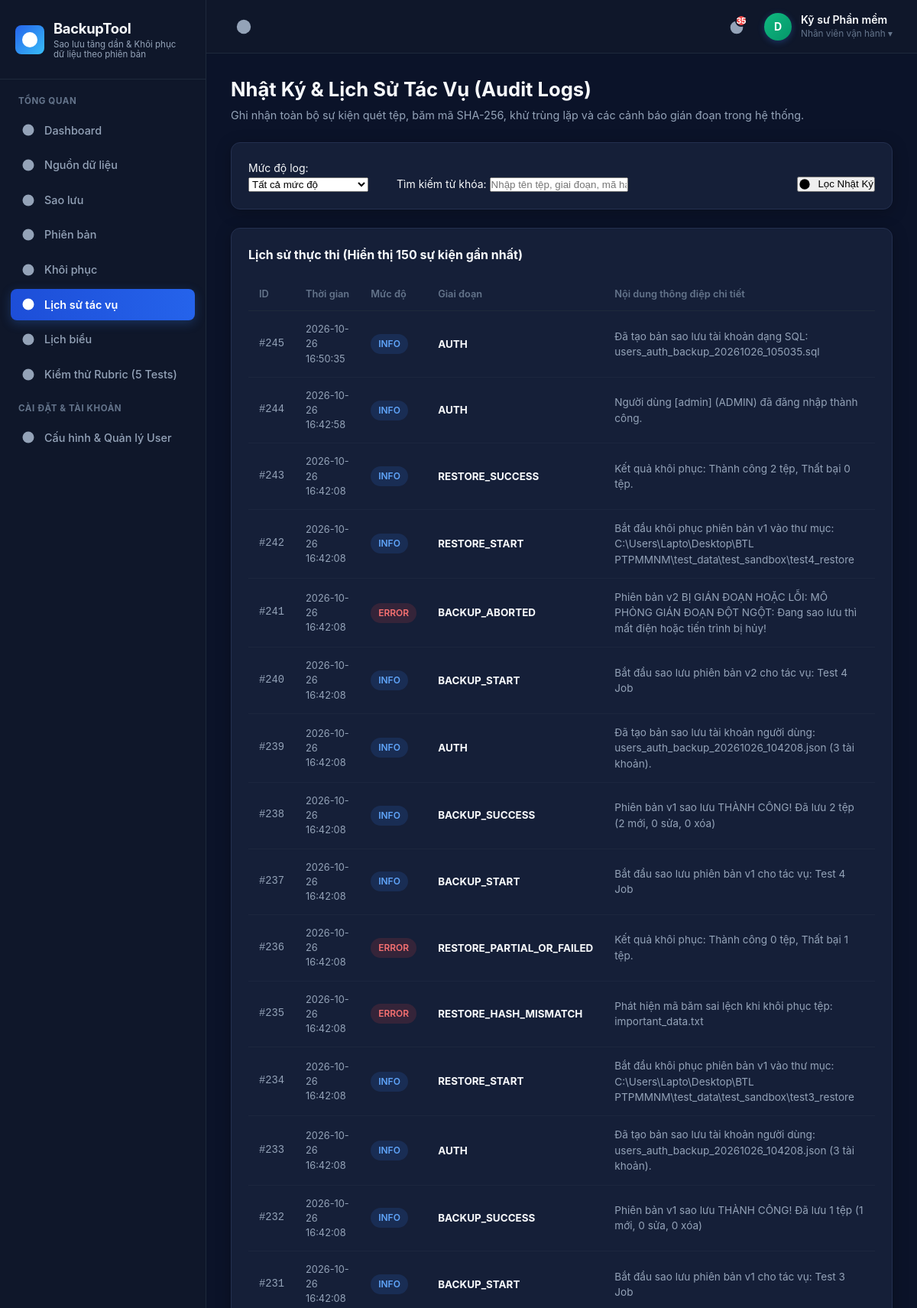
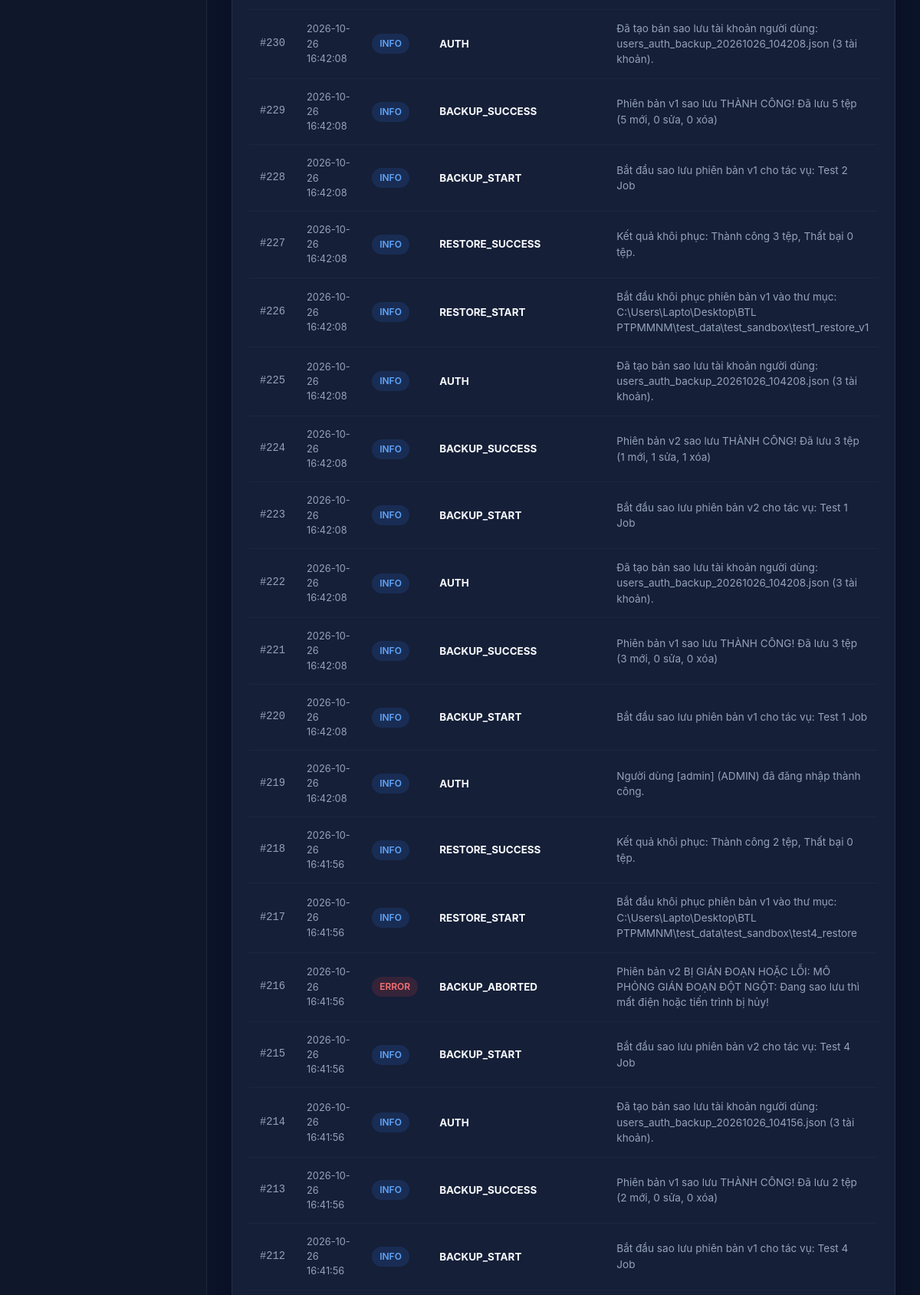
Page /logs.php (signed in, upper part) on the committed database (2 pictures, top to bottom).
### tables this page shows
CREATE TABLE IF NOT EXISTS `users` (
    `id` INT AUTO_INCREMENT PRIMARY KEY,
    `username` VARCHAR(50) NOT NULL UNIQUE,
    `email` VARCHAR(150) NOT NULL UNIQUE,
    `password_hash` VARCHAR(255) NOT NULL,
    `full_name` VARCHAR(100) NOT NULL,
    `role` ENUM('ADMIN', 'OPERATOR', 'VIEWER') DEFAULT 'OPERATOR',
    `avatar` VARCHAR(255) NULL,
    `created_at` DATETIME DEFAULT CURRENT_TIMESTAMP,
    `last_login` DATETIME NULL,
    `status` ENUM('ACTIVE', 'SUSPENDED') DEFAULT 'ACTIVE',
    INDEX `idx_users_username` (`username`),
    INDEX `idx_users_email` (`email`)
);

CREATE TABLE IF NOT EXISTS `run_logs` (
    `id` INT AUTO_INCREMENT PRIMARY KEY,
    `job_id` INT NULL,
    `version_id` INT NULL,
    `log_level` ENUM('INFO', 'WARNING', 'ERROR') DEFAULT 'INFO',
    `stage` VARCHAR(50) NOT NULL,
    `message` TEXT NOT NULL,
    `file_target` VARCHAR(500) NULL,
    `created_at` DATETIME DEFAULT CURRENT_TIMESTAMP,
    INDEX `idx_logs_version` (`version_id`),
    INDEX `idx_logs_level` (`log_level`)
);

### core/Auth.php (called while the page is built, shortened)
<?php
class Auth {
    public static function user(): ?array {
        try {
            $pdo = Database::getConnection();
            $stmt = $pdo->prepare('SELECT id, username, email, full_name, role, avatar, created_at, last_login, status FROM users WHERE id = ? AND status = "ACTIVE" LIMIT 1');
            $stmt->execute([$_SESSION['auth_user_id']]);
            $user = $stmt->fetch();
            if ($user) {
                return $user;
            }
        } catch (Exception $e) {
        }
        return null;
    }
}

### logs.php (the view, shortened to what this page needs)
<?php
require_once __DIR__ . '/core/Icons.php';
require_once __DIR__ . '/core/Auth.php';
$pdo = Database::getConnection();
$levelFilter = $_GET['level'] ?? 'ALL';
$searchQuery = trim($_GET['q'] ?? '');
$sql = "SELECT l.*, j.name as job_name FROM `run_logs` l LEFT JOIN `backup_jobs` j ON l.job_id = j.id WHERE 1=1";
$params = [];
$sql .= " ORDER BY l.id DESC LIMIT 150";
$stmt = $pdo->prepare($sql);
$stmt->execute($params);
$logs = $stmt->fetchAll();
require_once __DIR__ . '/views/header.php';
?>
<div style="margin-bottom: 24px; display: flex; align-items: center; justify-content: space-between; flex-wrap: wrap; gap: 12px;">
    <div>
        <h1 style="font-size: 1.6rem; font-weight: 700; color: var(--text-main);">
            Nhật Ký & Lịch Sử Tác Vụ (Audit Logs)
        </h1>
        <p style="color: var(--text-muted); font-size: 0.9rem; margin-top: 4px;">
            Ghi nhận toàn bộ sự kiện quét tệp, băm mã SHA-256, khử trùng lặp và các cảnh báo gián đoạn trong hệ thống.
        </p>
    </div>
</div>
<div class="dashboard-card" style="margin-bottom: 24px;">
    <form action="logs.php" method="GET" style="display: flex; gap: 14px; align-items: flex-end; flex-wrap: wrap;">
        <div style="width: 180px;">
            <label class="form-label" for="level">Mức độ log:</label>
            <select class="form-control" id="level" name="level" onchange="this.form.submit();">
                <option value="ALL" <?= ($levelFilter === 'ALL') ? 'selected' : '' ?>>Tất cả mức độ</option>
            </select>
        </div>
        <div style="flex: 1; min-width: 240px;">
            <label class="form-label" for="q">Tìm kiếm từ khóa:</label>
            <input type="text" class="form-control" id="q" name="q" placeholder="Nhập tên tệp, giai đoạn, mã hash..." value="<?= htmlspecialchars($searchQuery) ?>">
        </div>
        <div>
            <button type="submit" class="btn btn-primary">
                <?= Icons::get('eye') ?>
                <span>Lọc Nhật Ký</span>
            </button>
        </div>
    </form>
</div>
<div class="dashboard-card">
    <div class="card-title-group">
        <div class="card-heading">
            Lịch sử thực thi (Hiển thị <?= count($logs) ?> sự kiện gần nhất)
        </div>
    </div>
    <div class="table-responsive">
        <table class="custom-table">
            <thead>
                <tr>
                    <th style="width: 60px;">ID</th>
                    <th style="width: 160px;">Thời gian</th>
                    <th style="width: 90px;">Mức độ</th>
                    <th style="width: 150px;">Giai đoạn</th>
                    <th>Nội dung thông điệp chi tiết</th>
                </tr>
            </thead>
            <tbody>
                <?php if (empty($logs)): ?>
                    <tr><td colspan="6" style="text-align: center; padding: 28px; color: var(--text-dim);">Không có bản ghi nhật ký nào phù hợp với bộ lọc.</td></tr>
                <?php else: ?>
                    <?php foreach ($logs as $log): ?>
                    <tr>
                        <td class="table-id">#<?= $log['id'] ?></td>
                        <td style="font-size: 0.8rem;"><?= htmlspecialchars($log['created_at']) ?></td>
                        <td>
                            <?php if ($log['log_level'] === 'INFO'): ?>
                                <span class="pill-badge" style="background: rgba(59, 130, 246, 0.15); color: #60a5fa;">INFO</span>
                            <?php elseif ($log['log_level'] === 'WARNING'): ?>
                                <span class="pill-badge warning">WARN</span>
                            <?php else: ?>
                                <span class="pill-badge danger">ERROR</span>
                            <?php endif; ?>
                        </td>
                        <td><strong style="color: var(--text-main); font-size: 0.84rem;"><?= htmlspecialchars($log['stage']) ?></strong></td>
                        <td style="font-size: 0.85rem; color: var(--text-muted);"><?= htmlspecialchars($log['message']) ?></td>
                    </tr>
                    <?php endforeach; ?>
                <?php endif; ?>
            </tbody>
        </table>
    </div>
</div>
<?php require_once __DIR__ . '/views/footer.php'; ?>

### views/header.php (shortened to what this page needs)
<?php
require_once __DIR__ . '/../core/Icons.php';
require_once __DIR__ . '/../core/Auth.php';
$currentUser = Auth::user();
$currentPage = basename($_SERVER['PHP_SELF']);
?>
<!DOCTYPE html>
<html lang="vi">
<head>
    <link rel="stylesheet" href="public/css/style.css">
</head>
<body>
<div class="app-container">
    <aside class="sidebar" id="appSidebar">
        <div class="sidebar-header">
            <div class="sidebar-logo-icon">
                <?= Icons::get('shield') ?>
            </div>
            <div class="sidebar-logo-text">
                <h2>BackupTool</h2>
                <p>Sao lưu tăng dần & Khôi phục<br>dữ liệu theo phiên bản</p>
            </div>
        </div>
        <div class="sidebar-nav">
            <div class="nav-section-label">Tổng Quan</div>
            <ul class="sidebar-menu">
                <li class="menu-item <?= ($currentPage === 'index.php') ? 'active' : '' ?>">
                    <a href="index.php">
                        <?= Icons::get('database') ?>
                        <span>Dashboard</span>
                    </a>
                </li>
                <li class="menu-item <?= ($currentPage === 'sources.php') ? 'active' : '' ?>">
                    <a href="sources.php">
                        <?= Icons::get('folder') ?>
                        <span>Nguồn dữ liệu</span>
                    </a>
                </li>
                <li class="menu-item <?= ($currentPage === 'backup.php') ? 'active' : '' ?>">
                    <a href="backup.php">
                        <?= Icons::get('play') ?>
                        <span>Sao lưu</span>
                    </a>
                </li>
                <li class="menu-item <?= ($currentPage === 'versions.php') ? 'active' : '' ?>">
                    <a href="versions.php">
                        <?= Icons::get('branch') ?>
                        <span>Phiên bản</span>
                    </a>
                </li>
                <li class="menu-item <?= ($currentPage === 'restore.php') ? 'active' : '' ?>">
                    <a href="restore.php">
                        <?= Icons::get('restore') ?>
                        <span>Khôi phục</span>
                    </a>
                </li>
                <li class="menu-item <?= ($currentPage === 'logs.php') ? 'active' : '' ?>">
                    <a href="logs.php">
                        <?= Icons::get('logs') ?>
                        <span>Lịch sử tác vụ</span>
                    </a>
                </li>
                <li class="menu-item <?= ($currentPage === 'schedules.php') ? 'active' : '' ?>">
                    <a href="schedules.php">
                        <?= Icons::get('refresh') ?>
                        <span>Lịch biểu</span>
                    </a>
                </li>
                <li class="menu-item <?= ($currentPage === 'test_suite.php') ? 'active' : '' ?>">
                    <a href="test_suite.php">
                        <?= Icons::get('test') ?>
                        <span>Kiểm thử Rubric (5 Tests)</span>
                    </a>
                </li>
            </ul>
            <div class="nav-section-label">Cài Đặt & Tài Khoản</div>
            <ul class="sidebar-menu">
                <li class="menu-item <?= ($currentPage === 'settings.php') ? 'active' : '' ?>">
                    <a href="settings.php">
                        <?= Icons::get('bolt') ?>
                        <span>Cấu hình & Quản lý User</span>
                    </a>
                </li>
            </ul>
        </div>
    </aside>
    <div class="main-content">
        <header class="topbar">
            <div class="topbar-left">
                <button class="menu-toggle-btn" id="menuToggle" title="Thu gọn / Mở rộng Menu">
                    <?= Icons::get('list') ?>
                </button>
            </div>
<?php
$warningCount = 0;
try {
    $pdoHeader = Database::getConnection();
    $warningCount = (int)$pdoHeader->query("SELECT COUNT(*) FROM `run_logs` WHERE `log_level` IN ('WARNING', 'ERROR')")->fetchColumn();
} catch (Exception $e) {}
?>
            <div class="topbar-right">
                <a href="logs.php" class="notification-btn" title="Nhật ký & Cảnh báo (<?= $warningCount ?> sự kiện)">
                    <?= Icons::get('alert') ?>
                    <?php if ($warningCount > 0): ?>
                        <span class="notification-badge"><?= min($warningCount, 99) ?></span>
                    <?php endif; ?>
                </a>
                <div class="user-dropdown-container" style="position: relative;">
                    <div class="user-profile" id="userMenuToggleBtn" style="cursor: pointer; user-select: none;">
                        <div class="user-avatar" style="background: <?= (($currentUser['role'] ?? '') === 'ADMIN') ? 'linear-gradient(135deg, #3b82f6, #1d4ed8)' : 'linear-gradient(135deg, #10b981, #059669)' ?>;">
                            <?= htmlspecialchars(strtoupper(substr($currentUser['username'] ?? 'U', 0, 1))) ?>
                        </div>
                        <div class="user-details">
                            <span class="user-name"><?= htmlspecialchars($currentUser['full_name'] ?? $currentUser['username'] ?? 'User') ?></span>
                            <span class="user-role"><?= (($currentUser['role'] ?? '') === 'ADMIN') ? 'Quản trị viên ▾' : 'Nhân viên vận hành ▾' ?></span>
                        </div>
                    </div>
                </div>
            </div>
        </header>
        <div class="page-body">

### rows in the picture
users: username "D", full_name "Kỹ sư Phần mềm"
run_logs: id "245", created_at "2026-10-26 16:50:35", log_level "INFO", stage "AUTH", message "Đã tạo bản sao lưu tài khoản dạng SQL: users_auth_backup_20261026_105035.sql"
run_logs: id "244", created_at "2026-10-26 16:42:58", log_level "INFO", stage "AUTH", message "Người dùng [admin] (ADMIN) đã đăng nhập thành công."
run_logs: id "243", created_at "2026-10-26 16:42:08", log_level "INFO", stage "RESTORE_SUCCESS", message "Kết quả khôi phục: Thành công 2 tệp, Thất bại 0 tệp."
run_logs: id "242", created_at "2026-10-26 16:42:08", log_level "INFO", stage "RESTORE_START", message "Bắt đầu khôi phục phiên bản v1 vào thư mục: C:\\Users\\Lapto\\Desktop\\BTL PTPMMNM\\test_data\\test_sandbox\\test4_restore"
run_logs: id "241", created_at "2026-10-26 16:42:08", log_level "ERROR", stage "BACKUP_ABORTED", message "Phiên bản v2 BỊ GIÁN ĐOẠN HOẶC LỖI: MÔ PHỎNG GIÁN ĐOẠN ĐỘT NGỘT: Đang sao lưu thì mất điện hoặc tiến trình bị hủy!"
run_logs: id "240", created_at "2026-10-26 16:42:08", log_level "INFO", stage "BACKUP_START", message "Bắt đầu sao lưu phiên bản v2 cho tác vụ: Test 4 Job"
run_logs: id "239", created_at "2026-10-26 16:42:08", log_level "INFO", stage "AUTH", message "Đã tạo bản sao lưu tài khoản người dùng: users_auth_backup_20261026_104208.json (3 tài khoản)."
run_logs: id "238", created_at "2026-10-26 16:42:08", log_level "INFO", stage "BACKUP_SUCCESS", message "Phiên bản v1 sao lưu THÀNH CÔNG! Đã lưu 2 tệp (2 mới, 0 sửa, 0 xóa)"
run_logs: id "237", created_at "2026-10-26 16:42:08", log_level "INFO", stage "BACKUP_START", message "Bắt đầu sao lưu phiên bản v1 cho tác vụ: Test 4 Job"
run_logs: id "236", created_at "2026-10-26 16:42:08", log_level "ERROR", stage "RESTORE_PARTIAL_OR_FAILED", message "Kết quả khôi phục: Thành công 0 tệp, Thất bại 1 tệp."
run_logs: id "235", created_at "2026-10-26 16:42:08", log_level "ERROR", stage "RESTORE_HASH_MISMATCH", message "Phát hiện mã băm sai lệch khi khôi phục tệp: important_data.txt"
run_logs: id "234", created_at "2026-10-26 16:42:08", log_level "INFO", stage "RESTORE_START", message "Bắt đầu khôi phục phiên bản v1 vào thư mục: C:\\Users\\Lapto\\Desktop\\BTL PTPMMNM\\test_data\\test_sandbox\\test3_restore"
run_logs: id "233", created_at "2026-10-26 16:42:08", log_level "INFO", stage "AUTH", message "Đã tạo bản sao lưu tài khoản người dùng: users_auth_backup_20261026_104208.json (3 tài khoản)."
run_logs: id "232", created_at "2026-10-26 16:42:08", log_level "INFO", stage "BACKUP_SUCCESS", message "Phiên bản v1 sao lưu THÀNH CÔNG! Đã lưu 1 tệp (1 mới, 0 sửa, 0 xóa)"
run_logs: id "231", created_at "2026-10-26 16:42:08", log_level "INFO", stage "BACKUP_START", message "Bắt đầu sao lưu phiên bản v1 cho tác vụ: Test 3 Job"
run_logs: id "230", created_at "2026-10-26 16:42:08", log_level "INFO", stage "AUTH", message "Đã tạo bản sao lưu tài khoản người dùng: users_auth_backup_20261026_104208.json (3 tài khoản)."
run_logs: id "229", created_at "2026-10-26 16:42:08", log_level "INFO", stage "BACKUP_SUCCESS", message "Phiên bản v1 sao lưu THÀNH CÔNG! Đã lưu 5 tệp (5 mới, 0 sửa, 0 xóa)"
run_logs: id "228", created_at "2026-10-26 16:42:08", log_level "INFO", stage "BACKUP_START", message "Bắt đầu sao lưu phiên bản v1 cho tác vụ: Test 2 Job"
run_logs: id "227", created_at "2026-10-26 16:42:08", log_level "INFO", stage "RESTORE_SUCCESS", message "Kết quả khôi phục: Thành công 3 tệp, Thất bại 0 tệp."
run_logs: id "226", created_at "2026-10-26 16:42:08", log_level "INFO", stage "RESTORE_START", message "Bắt đầu khôi phục phiên bản v1 vào thư mục: C:\\Users\\Lapto\\Desktop\\BTL PTPMMNM\\test_data\\test_sandbox\\test1_restore_v1"
run_logs: id "225", created_at "2026-10-26 16:42:08", log_level "INFO", stage "AUTH", message "Đã tạo bản sao lưu tài khoản người dùng: users_auth_backup_20261026_104208.json (3 tài khoản)."
run_logs: id "224", created_at "2026-10-26 16:42:08", log_level "INFO", stage "BACKUP_SUCCESS", message "Phiên bản v2 sao lưu THÀNH CÔNG! Đã lưu 3 tệp (1 mới, 1 sửa, 1 xóa)"
run_logs: id "223", created_at "2026-10-26 16:42:08", log_level "INFO", stage "BACKUP_START", message "Bắt đầu sao lưu phiên bản v2 cho tác vụ: Test 1 Job"
run_logs: id "222", created_at "2026-10-26 16:42:08", log_level "INFO", stage "AUTH", message "Đã tạo bản sao lưu tài khoản người dùng: users_auth_backup_20261026_104208.json (3 tài khoản)."
run_logs: id "221", created_at "2026-10-26 16:42:08", log_level "INFO", stage "BACKUP_SUCCESS", message "Phiên bản v1 sao lưu THÀNH CÔNG! Đã lưu 3 tệp (3 mới, 0 sửa, 0 xóa)"
run_logs: id "220", created_at "2026-10-26 16:42:08", log_level "INFO", stage "BACKUP_START", message "Bắt đầu sao lưu phiên bản v1 cho tác vụ: Test 1 Job"
run_logs: id "219", created_at "2026-10-26 16:42:08", log_level "INFO", stage "AUTH", message "Người dùng [admin] (ADMIN) đã đăng nhập thành công."
run_logs: id "218", created_at "2026-10-26 16:41:56", log_level "INFO", stage "RESTORE_SUCCESS", message "Kết quả khôi phục: Thành công 2 tệp, Thất bại 0 tệp."
run_logs: id "217", created_at "2026-10-26 16:41:56", log_level "INFO", stage "RESTORE_START", message "Bắt đầu khôi phục phiên bản v1 vào thư mục: C:\\Users\\Lapto\\Desktop\\BTL PTPMMNM\\test_data\\test_sandbox\\test4_restore"
run_logs: id "216", created_at "2026-10-26 16:41:56", log_level "ERROR", stage "BACKUP_ABORTED", message "Phiên bản v2 BỊ GIÁN ĐOẠN HOẶC LỖI: MÔ PHỎNG GIÁN ĐOẠN ĐỘT NGỘT: Đang sao lưu thì mất điện hoặc tiến trình bị hủy!"
run_logs: id "215", created_at "2026-10-26 16:41:56", log_level "INFO", stage "BACKUP_START", message "Bắt đầu sao lưu phiên bản v2 cho tác vụ: Test 4 Job"
run_logs: id "214", created_at "2026-10-26 16:41:56", log_level "INFO", stage "AUTH", message "Đã tạo bản sao lưu tài khoản người dùng: users_auth_backup_20261026_104156.json (3 tài khoản)."
run_logs: id "213", created_at "2026-10-26 16:41:56", log_level "INFO", stage "BACKUP_SUCCESS", message "Phiên bản v1 sao lưu THÀNH CÔNG! Đã lưu 2 tệp (2 mới, 0 sửa, 0 xóa)"
run_logs: id "212", created_at "2026-10-26 16:41:56", log_level "INFO", stage "BACKUP_START", message "Bắt đầu sao lưu phiên bản v1 cho tác vụ: Test 4 Job"

### other values in the picture
min($warningCount, 99) "35"
count($logs) "150"
